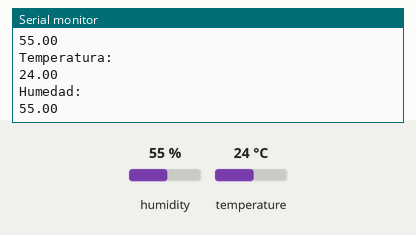
Recording of a sketch running on a simulated Arduino Uno, built with avr-gcc and run on an emulated ATmega328P. Shown: the last lines printed to the serial monitor. Inputs (shaded band) come from the test bench; at power-on: humidity 55 %, temperature 24 °C.

Above: at 2.8 s.
2.9 s: humidity set to 22 %
At 4.5 s:
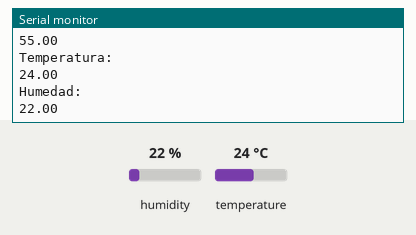
5.6 s: temperature set to 12 °C
At 6.9 s:
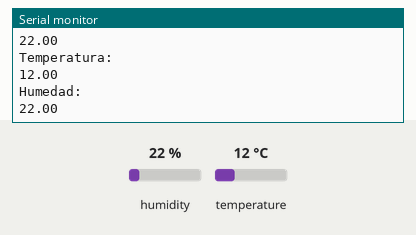
8.3 s: humidity set to 40 %
At 10.6 s:
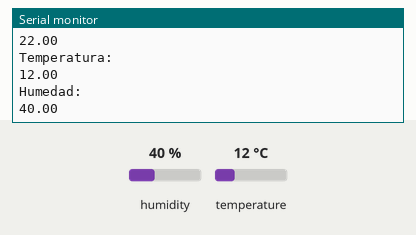
Timing chart, 0 to 12.1 s (numbered marks = the images above; inputs shaded):
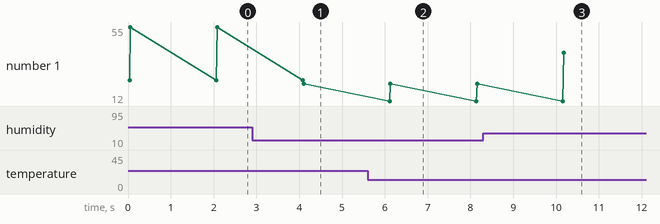

The sketch:

DTH.ino
```cpp
#include <DHT.h>
#define DHTTYPE DHT11

DHT dht(2, DHTTYPE);

void setup() {
  pinMode(13, INPUT);
  Serial.begin(9600);
  dht.begin();
}

void loop() {
  float h = dht.readHumidity();
  float t = dht.readTemperature();
  float f = dht.readTemperature(true);
  Serial.println("Temperatura:");
  Serial.println(t);
  Serial.println("Humedad:");
  Serial.println(h);
  delay(2000);
}
```

Measured:
- after the input at 2.9 s, the serial monitor: prints a new line after 1.2 s (image 1)
- after the input at 5.6 s, the serial monitor: prints a new line after 0.51 s (image 2)
- after the input at 8.3 s, the serial monitor: prints a new line after 1.9 s (image 3)
- plotted number 1: 55 → 22 after the input at 2.9 s, 22 → 40 after the input at 8.3 s
